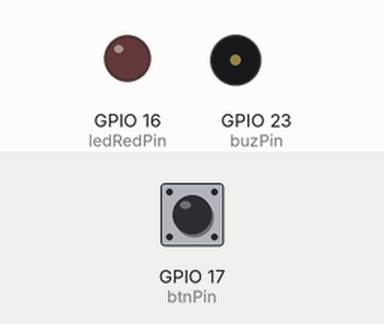
This sketch was run on a simulated ESP32. Parts: output pins drawn as LEDs (lit = HIGH), buzzer (waves = sounding). The test bench sets the inputs (shaded band); at power-on: GPIO 17 (btnPin) LOW. What the sketch prints to the serial monitor is not drawn.

Above: at 1.2 s.
1.3 s: GPIO 17 (btnPin) pulled HIGH for 0.15 s
At 1.7 s:
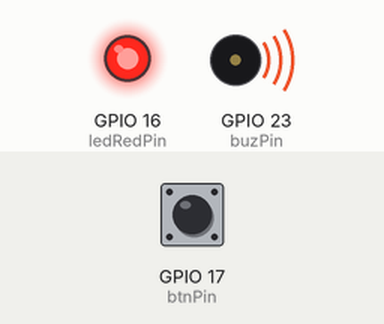
Timing chart, 0 to 26.6 s (numbered marks = the images above; inputs shaded):
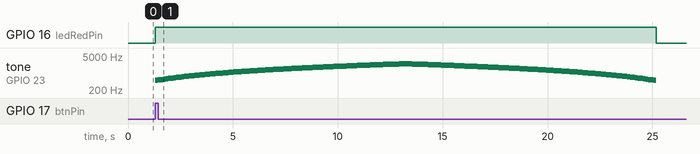

The sketch:

kad14_toneSiren.ino
```cpp
#define LEDC_CHANNEL_0     0
#define LEDC_TIMER_13_BIT  13
#define LEDC_BASE_FREQ     5000

const int buzPin = 23;
const int btnPin = 17;
const int ledRedPin = 16;
int noteDuration = 1000 / 8;
bool alreadyPlayed = false;

void setup() {
  Serial.begin(115200);
  ledcSetup(LEDC_CHANNEL_0, LEDC_BASE_FREQ, LEDC_TIMER_13_BIT);
  ledcAttachPin(buzPin, LEDC_CHANNEL_0);
  pinMode(btnPin, INPUT);
  pinMode(ledRedPin, OUTPUT);
}

void loop() {
  if (digitalRead(btnPin) == HIGH && !alreadyPlayed) {
    digitalWrite(ledRedPin, HIGH);

    for (int i = 500; i <= 2380; i += 20) {
      ledcWriteTone(LEDC_CHANNEL_0, i);
      Serial.print(i);
      Serial.print(" ");
      delay(noteDuration);
    }

    Serial.println();

    for (int i = 2400; i >= 500; i -= 20) {
      ledcWriteTone(LEDC_CHANNEL_0, i);
      Serial.print(i);
      Serial.print(" ");
      delay(noteDuration);
    }

    Serial.println();
    ledcWriteTone(LEDC_CHANNEL_0, 0);
    digitalWrite(ledRedPin, LOW);
    alreadyPlayed = true;
  }

  if (digitalRead(btnPin) == LOW) {
    alreadyPlayed = false;
  }
}
```

Measured:
- after the input at 1.3 s, GPIO 16 (ledRedPin): LOW → HIGH at once, → LOW 23.9 s later; tone on GPIO 23 (buzPin): plays 500 Hz for 0.13 s, 520 Hz for 0.13 s, 540 Hz for 0.13 s, 560 Hz for 0.13 s, 580 Hz for 0.13 s, 600 Hz for 0.13 s … (191 notes in this stretch), starting at once
